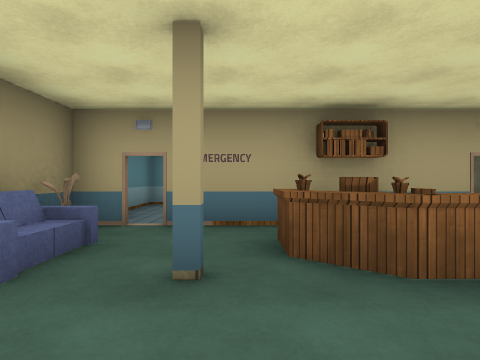
view 1 (above)

19 first-person views from a walk through a Unity game level. The camera is 1.3 m above the floor, looks level and sees 75° across. Doors are open. The floor is counted in squares, 2 m on a side. Each view is taken from the middle of a square. On the plan, view 1 faces up. The plan holds only what a view shows up to about 10 squares ahead; the rest is blank. Some surface patterns are stand-ins.

view 2
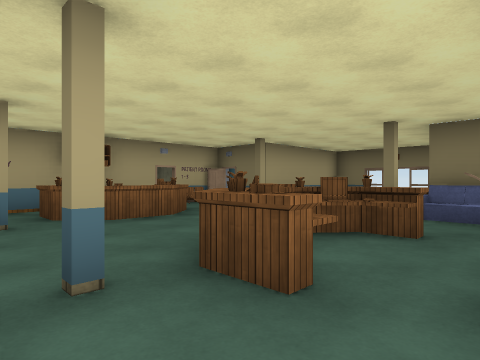

view 3
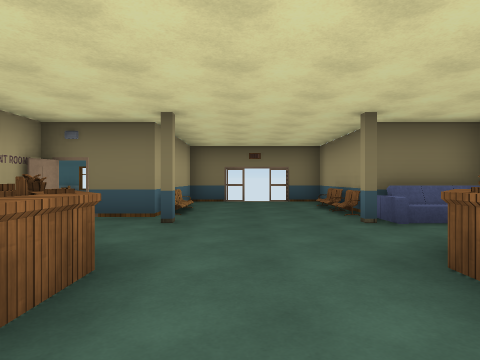

view 4
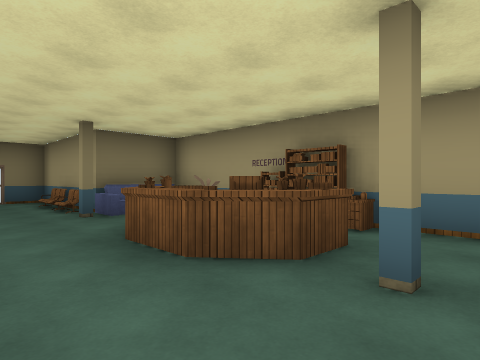

view 5
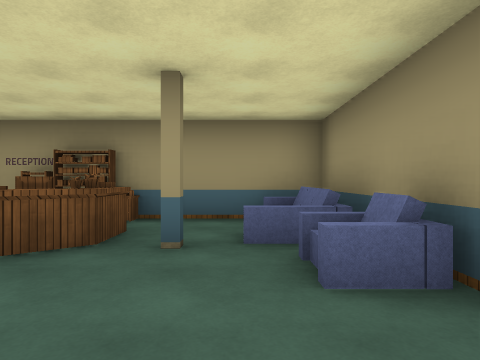

view 6
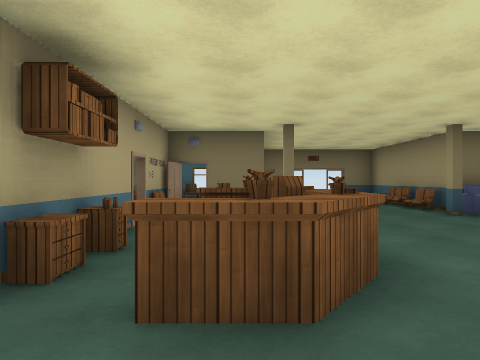

view 7
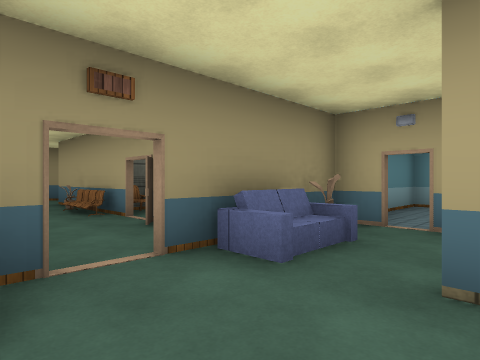

view 8
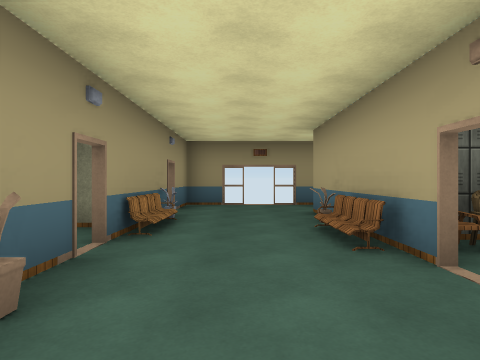

view 9
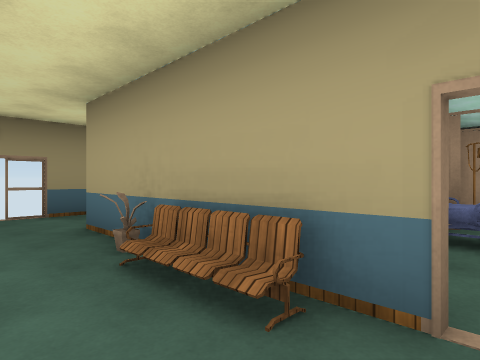

view 10
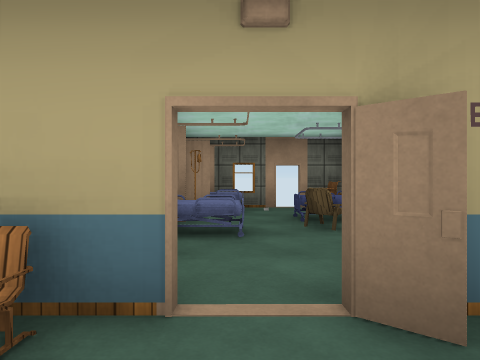

view 11
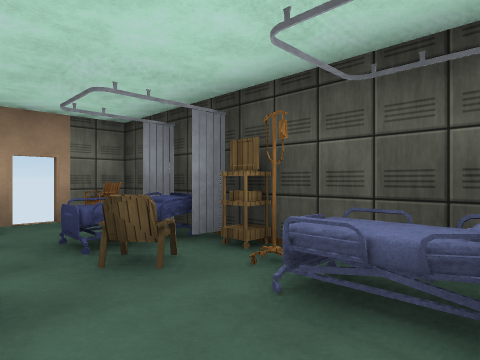

view 12
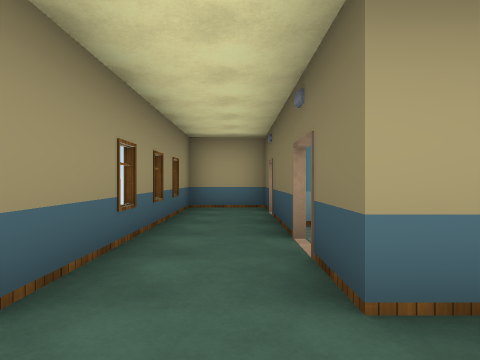

view 13
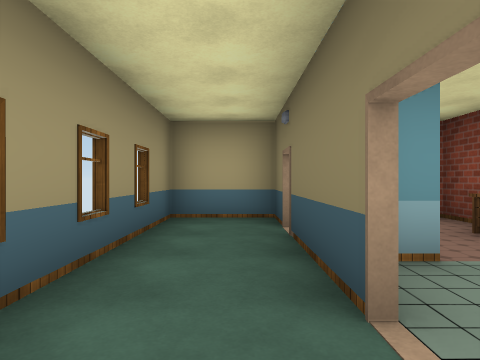

view 14
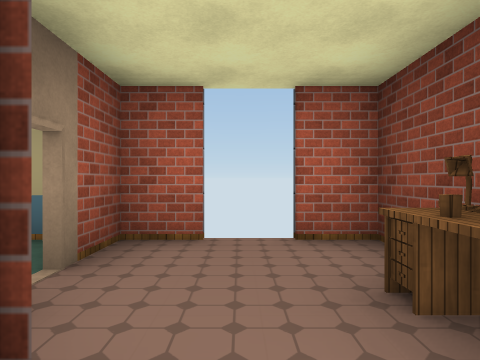

view 15
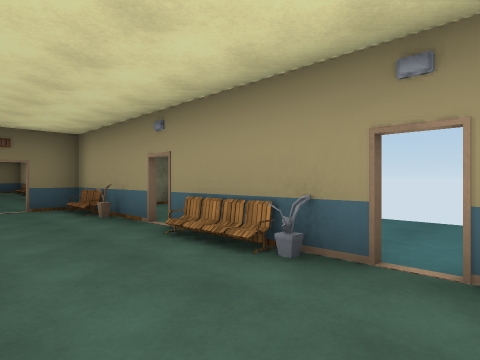

view 16
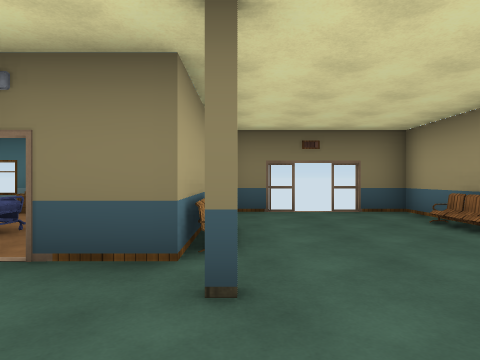

view 17
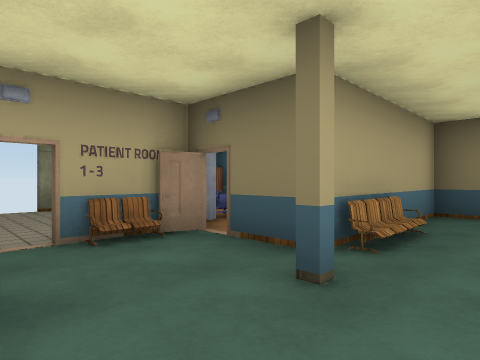

view 18
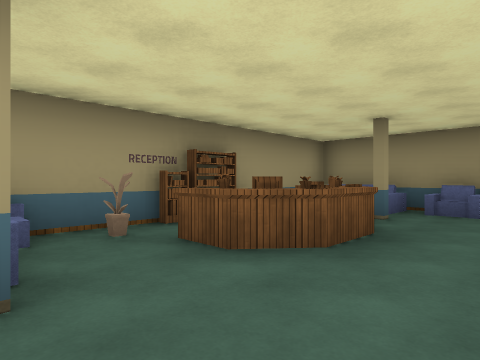

view 19
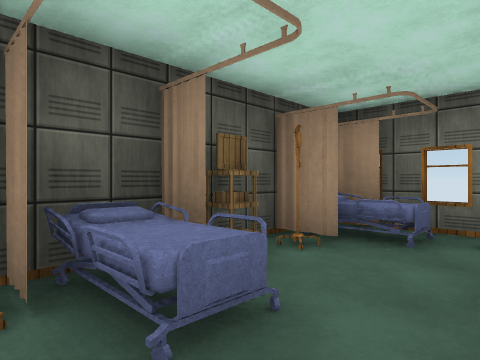

### Floor plan
Points are (right, up) in squares from view 1. A wall is a line through its corners. A room is listed if a view was taken in it or the views show most of it. See-through windows are left out.
Room 1 (views 1, 2, 3, 4, 5, 6, 7, 16, 17, 18)
walls: (3.4, 4.5) (-1.1, 4.5); (6.6, -1.4) (9.4, -1.4) (9.4, 0.1); (2.6, -3.3) (5.5, -3.3) (5.5, -1.4); (9.4, 1) (9.4, 2.5); (-2.4, 2.5) (-2.4, 1.4); (9.4, 5.6) (9.4, 7); (-2.4, 0.6) (-2.4, -3.3) (0.4, -3.3)
ways out: open door at (-2, 1.5) to room 2; open door at (-1, 4.5) to room 2; open door at (3, 4.5)
objects: sofa (-2, -2); sofa (-2, 0); pillar (0, -1); pillar (0, 2); shelf (1, -3); other object (1, -2) to (3, -1); other object (1, 2) to (3, 3); shelf (1, 4); shelf (2, -3); shelf (2, 4); flower (3, -3); chair (4, 4); sofa (5, -2); pillar (5, -1); pillar (5, 2); chair (6, -1); bed (6, 5) to (7, 5); other object (7, 6); chair (8, -1); other object (8, 5); other object (9, 6)
Room 2 (views 8, 9, 10, 11, 14, 19)
walls: (-2.5, 5.4) (-2.5, 8.4); (-6.5, 7.4) (-6.5, 8.4) (-7.5, 8.4); (-6.4, 2.5) (-7.4, 2.5); (-4.1, 8.4) (-5.7, 8.4); (-2, 8.4) (-3.6, 8.4); (-5.7, -0.4) (-2.6, -0.4); (-9.3, 8.5) (-9.3, 7.2); (-7.6, -0.4) (-6.1, -0.4)
ways out: open door at (-2, 1.5) to room 1; open door at (-1, 4.5) to room 1; opening at (-7, 1) to room 3; open door at (-9.5, 4) to room 4; open door at (-9.5, 7) to room 5; open door at (-6, 0); open door at (-4, 8)
objects: chair (-7, 4); other object (-7, 6) to (-7, 7); chair (-6, 2); chair (-6, 3); other object (-6, 4); bed (-6, 5) to (-5, 5); shelf (-6, 6); counter (-6, 7); other object (-5, 4); bed (-5, 7); other object (-4, 3); chair (-4, 5); bed (-4, 6) to (-3, 7); bed (-3, 3) to (-3, 4); counter (-3, 5); chair (-3, 8); sofa (-2, 3); flower (-2, 4)
Room 3 (views 12, 13, 15)
walls: (-7.4, 2.5) (-9.4, 2.5) (-9.4, 3.6); (-11.2, 1.1) (-11.2, -0.4) (-9.5, -0.4); (-9.1, -0.4) (-7.6, -0.4); (-11.2, 3.9) (-11.2, 1.9)
ways out: opening at (-7, 1) to room 2; open door at (-11, 1.5); open door at (-9, 0)
objects: chair (-8, 0); flower (-8, 1); flower (-8, 2)
Room 4 (no view inside)
walls: (-9.4, 4.4) (-9.4, 6.8); (-11.2, 6.9) (-11.2, 3.9)
ways out: open door at (-9.5, 4) to room 2
Room 5 (no view inside)
walls: (-9.4, 7.4) (-9.4, 8.4); (-8.4, 8.4) (-11.2, 8.4) (-11.2, 6.9)
ways out: open door at (-9.5, 7) to room 2

Where each view was taken, in squares from view 1:
view 1: 0 up, 0 right, facing up
view 2: 3 down, 1 left, facing up-right
view 3: 1 up, 0 right, facing right
view 4: 1 up, 1 left, facing down-right
view 5: 2 up, 1 left, facing down
view 6: 3 up, 1 left, facing right
view 7: 0 up, 0 right, facing up-left
view 8: 1 up, 3 left, facing left
view 9: 1 up, 5 left, facing up-left
view 10: 1 up, 5 left, facing up
view 11: 3 up, 5 left, facing up-right
view 12: 1 up, 10 left, facing up
view 13: 3 up, 10 left, facing up
view 14: 5 up, 8 left, facing up
view 15: 2 up, 10 left, facing down-right
view 16: 2 up, 3 right, facing right
view 17: 1 up, 3 right, facing up-right
view 18: 1 up, 5 right, facing down-left
view 19: 4 up, 4 left, facing up-left
